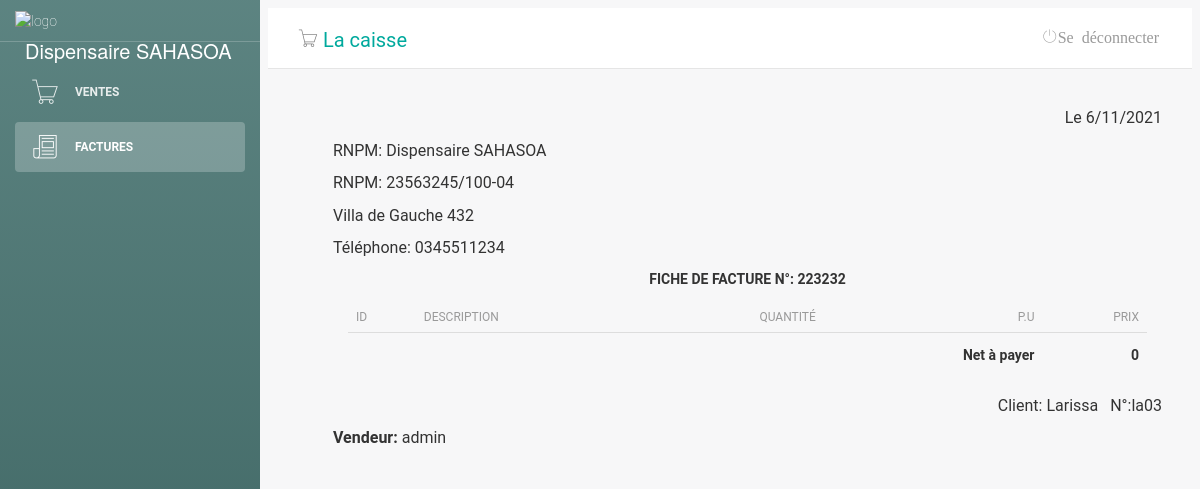
Page /invoice-detail.php?client=Larissa&vendeur=admin&total=190000&numero=223232 on the earlier database version.
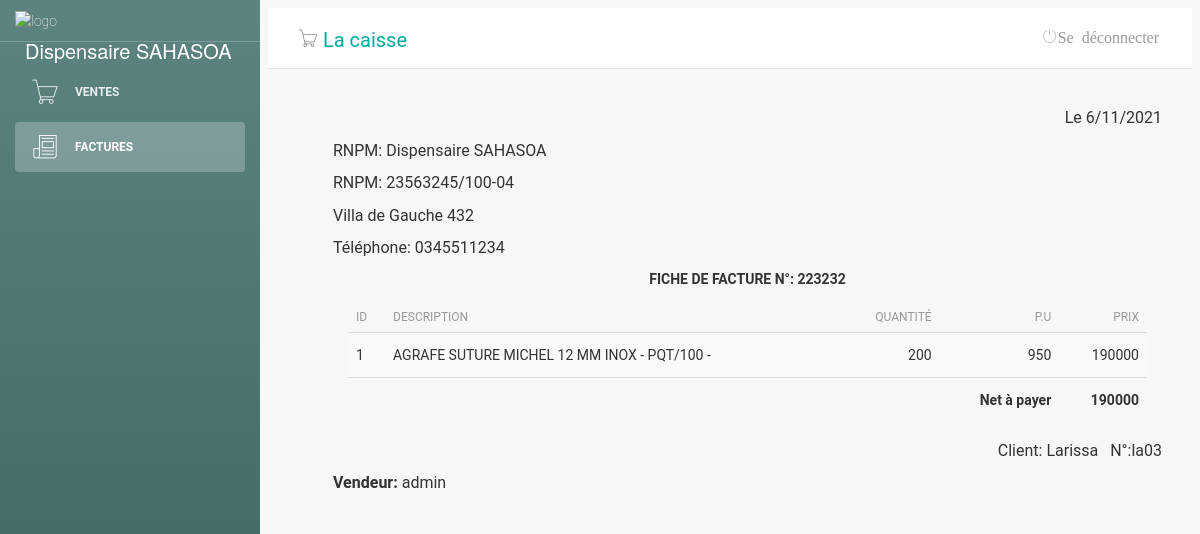
Same page on the later database version.
### tables this page shows
CREATE TABLE "tb_produit_vendu" (
	"id"	INTEGER,
	"numero"	int(11) NOT NULL,
	"codebare"	TEXT,
	"nom"	varchar(255),
	"quant"	int(11),
	"valeur"	NUMERIC,
	"date"	date,
	"benefice"	NUMERIC,
	"type"	TEXT,
	PRIMARY KEY("id" AUTOINCREMENT)
);

### invoice-detail.php (the view, shortened to what the changed rows need)
<?php
include('classes/Mysql.php');
if (isset($_GET['numero'])) {
$numero = $_GET['numero'];
}
?>
<!doctype html>
<html lang="pt-br">
<head>
    <link href="css/bootstrap.min.css" rel="stylesheet" />
    <link href="css/animate.min.css" rel="stylesheet" />
    <link href="css/light-bootstrap-dashboard.css?v=1.4.0" rel="stylesheet" />
    <link href="css/demo.css" rel="stylesheet" />
    <link href="css/style.css" rel="stylesheet">
    <link href="css/font-awesome.min.css" rel="stylesheet">
    <link href='css/css' rel='stylesheet' type='text/css'>
    <link href="css/pe-icon-7-stroke.css" rel="stylesheet" />
</head>
<body>
    <div class="wrapper">
        <div class="main-panel">
            <div class="content">
                <div class="container-fluid">
                    <div class="row">
                        <div class="lista-cliente">
                            <?php
                            $sql = $db->prepare("SELECT * FROM `tb_produit_vendu` WHERE numero = $numero");
                            $sql->execute();
                            $totals = $sql->fetchAll();
                            $total = 0;
                            $count = 0;
                            $totalQuant = array_column($totals, 'quant');
                            $totalnbr = count(array_column($totals, 'quant'));
                            $totalPrice = array_column($totals, 'valeur');
                            for ($i = 0; $i < $totalnbr; $i++) {
                                $total2 = intval($totalQuant[$i]) * intval($totalPrice[$i]);
                                $total = $total + $total2;
                            }
                            $sql = $db->prepare("SELECT * FROM `tb_produit_vendu` WHERE numero = $numero");
                            $sql->execute();
                            $produtos = $sql->fetchAll();
                            ?>
                            <div class="table-responsive col-md-12">
                                <table class="table table-striped" cellspacing="0" cellpadding="0">
                                    <thead>
                                        <tr>
                                            <th>ID</th>
                                            <th>Description</th>
                                            <th style="text-align:right">Quantité</th>
                                            <th style="text-align:right">p.u</th>
                                            <th style="text-align:right">prix</th>
                                        </tr>
                                    </thead>
                                    <tbody>
                                        <tr>
                                            <?php foreach ($produtos as $value) : ?>
                                                <td><?php echo ++$count; ?></td>
                                                <td style="min-width: 300px;"><?php echo $value['nom'] ?></td>
                                                <td style="text-align:right"><?php echo $value['quant'] ?></td>
                                                <td style="text-align:right"><?php echo $value['valeur'] ?></td>
                                                <td style="text-align:right"><?php echo ($value['valeur'] * $value['quant']) ?></td>
                                        </tr>
                                    <?php endforeach; ?>
                                    <tr>
                                        <td style="text-align:right"><strong><?php echo $total; ?></strong></td>
                                    </tr>
                                    </tbody>
                                </table>
                            </div>
                        </div>
                    </div>
                </div>
            </div>
        </div>
</body>
</html>

Differences in the rows shown:
added tb_produit_vendu: nom "AGRAFE SUTURE MICHEL 12 MM INOX - PQT/100 -", quant "200", valeur "950", $value['valeur'] * $value['quant'] "190000"
Other differences:
$total: "0" → "190000"
